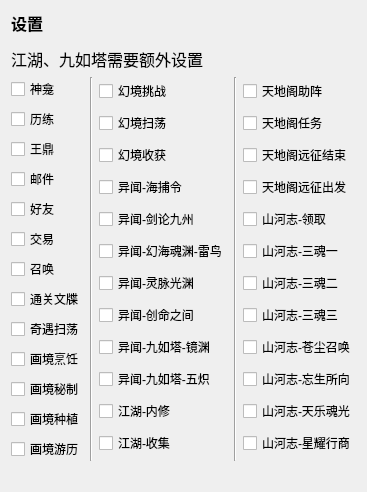
      <widget class="QWidget" name="tab_Tasks">
       <attribute name="title">
        <string>任务选择</string>
       </attribute>
       <layout class="QVBoxLayout" name="verticalLayout_14">
        <item>
         <widget class="QLabel" name="label_18">
          <property name="sizePolicy">
           <sizepolicy hsizetype="Preferred" vsizetype="Fixed">
            <horstretch>0</horstretch>
            <verstretch>0</verstretch>
           </sizepolicy>
          </property>
          <property name="font">
           <font>
            <pointsize>12</pointsize>
            <weight>75</weight>
            <bold>true</bold>
           </font>
          </property>
          <property name="text">
           <string>&lt;html&gt;&lt;head/&gt;&lt;body&gt;&lt;p&gt;设置&lt;/p&gt;&lt;p&gt;&lt;span style=&quot; font-weight:400;&quot;&gt;江湖、九如塔需要额外设置&lt;/span&gt;&lt;/p&gt;&lt;/body&gt;&lt;/html&gt;</string>
          </property>
         </widget>
        </item>
        <item>
         <layout class="QHBoxLayout" name="area_taskLoop_2">
          <item>
           <layout class="QVBoxLayout" name="area_runSingle_2">
            <item>
             <widget class="QCheckBox" name="checkBox_taskSelect_shenkan">
              <property name="text">
               <string>神龛</string>
              </property>
             </widget>
            </item>
            <item>
             <widget class="QCheckBox" name="checkBox_taskSelect_lilian">
              <property name="text">
               <string>历练</string>
              </property>
             </widget>
            </item>
            <item>
             <widget class="QCheckBox" name="checkBox_taskSelect_wangdin">
              <property name="text">
               <string>王鼎</string>
              </property>
             </widget>
            </item>
            <item>
             <widget class="QCheckBox" name="checkBox_taskSelect_youjian">
              <property name="text">
               <string>邮件</string>
              </property>
             </widget>
            </item>
            <item>
             <widget class="QCheckBox" name="checkBox_taskSelect_haoyou">
              <property name="text">
               <string>好友</string>
              </property>
             </widget>
            </item>
            <item>
             <widget class="QCheckBox" name="checkBox_taskSelect_jiaoyi">
              <property name="text">
               <string>交易</string>
              </property>
             </widget>
            </item>
            <item>
             <widget class="QCheckBox" name="checkBox_taskSelect_zhaohuan">
              <property name="text">
               <string>召唤</string>
              </property>
             </widget>
            </item>
            <item>
             <widget class="QCheckBox" name="checkBox_taskSelect_tongguanwendie">
              <property name="text">
               <string>通关文牒</string>
              </property>
             </widget>
            </item>
            <item>
             <widget class="QCheckBox" name="checkBox_taskSelect_qiyusaodang">
              <property name="text">
               <string>奇遇扫荡</string>
              </property>
             </widget>
            </item>
            <item>
             <widget class="QCheckBox" name="checkBox_taskSelect_huajinpenren">
              <property name="text">
               <string>画境烹饪</string>
              </property>
             </widget>
            </item>
            <item>
             <widget class="QCheckBox" name="checkBox_taskSelect_huajinmizhi">
              <property name="text">
               <string>画境秘制</string>
              </property>
             </widget>
            </item>
            <item>
             <widget class="QCheckBox" name="checkBox_taskSelect_huajinzhongzhi">
              <property name="text">
               <string>画境种植</string>
              </property>
             </widget>
            </item>
            <item>
             <widget class="QCheckBox" name="checkBox_taskSelect_huajinyouli">
              <property name="text">
               <string>画境游历</string>
              </property>
             </widget>
            </item>
           </layout>
          </item>
          <item>
           <widget class="Line" name="line_21">
            <property name="orientation">
             <enum>Qt::Vertical</enum>
            </property>
           </widget>
          </item>
          <item>
           <layout class="QVBoxLayout" name="area_runLoop_2">
            <item>
             <widget class="QCheckBox" name="checkBox_taskSelect_huanjin_tiaozhan">
              <property name="text">
               <string>幻境挑战</string>
              </property>
             </widget>
            </item>
            <item>
             <widget class="QCheckBox" name="checkBox_taskSelect_huanjin_saodang">
              <property name="text">
               <string>幻境扫荡</string>
              </property>
             </widget>
            </item>
            <item>
             <widget class="QCheckBox" name="checkBox_taskSelect_huanjin_shouhuo">
              <property name="text">
               <string>幻境收获</string>
              </property>
             </widget>
            </item>
            <item>
             <widget class="QCheckBox" name="checkBox_taskSelect_yiwen_haibulin">
              <property name="text">
               <string>异闻-海捕令</string>
              </property>
             </widget>
            </item>
            <item>
             <widget class="QCheckBox" name="checkBox_taskSelect_yiwen_jianlunjiuzhou">
              <property name="text">
               <string>异闻-剑论九州</string>
              </property>
             </widget>
            </item>
            <item>
             <widget class="QCheckBox" name="checkBox_taskSelect_yiwen_huanhaihunyuan">
              <property name="text">
               <string>异闻-幻海魂渊-雷鸟</string>
              </property>
             </widget>
            </item>
            <item>
             <widget class="QCheckBox" name="checkBox_taskSelect_yiwen_linmaiguangyuan">
              <property name="text">
               <string>异闻-灵脉光渊</string>
              </property>
             </widget>
            </item>
            <item>
             <widget class="QCheckBox" name="checkBox_taskSelect_yiwen_chuangmin">
              <property name="text">
               <string>异闻-创命之间</string>
              </property>
             </widget>
            </item>
            <item>
             <widget class="QCheckBox" name="checkBox_taskSelect_jiuruta_jinyuan">
              <property name="text">
               <string>异闻-九如塔-镜渊</string>
              </property>
             </widget>
            </item>
            <item>
             <widget class="QCheckBox" name="checkBox_taskSelect_jiuruta_wuzhi">
              <property name="text">
               <string>异闻-九如塔-五炽</string>
              </property>
             </widget>
            </item>
            <item>
             <widget class="QCheckBox" name="checkBox_taskSelect_jianghu_neixiu">
              <property name="text">
               <string>江湖-内修</string>
              </property>
             </widget>
            </item>
            <item>
             <widget class="QCheckBox" name="checkBox_taskSelect_jianghu_shouji">
              <property name="text">
               <string>江湖-收集</string>
              </property>
             </widget>
            </item>
           </layout>
          </item>
          <item>
           <widget class="Line" name="line_20">
            <property name="orientation">
             <enum>Qt::Vertical</enum>
            </property>
           </widget>
          </item>
          <item>
           <layout class="QVBoxLayout" name="verticalLayout_15">
            <item>
             <widget class="QCheckBox" name="checkBox_taskSelect_tiandige_zhuzhen">
              <property name="text">
               <string>天地阁助阵</string>
              </property>
             </widget>
            </item>
            <item>
             <widget class="QCheckBox" name="checkBox_taskSelect_tiandige_renwu">
              <property name="text">
               <string>天地阁任务</string>
              </property>
             </widget>
            </item>
            <item>
             <widget class="QCheckBox" name="checkBox_taskSelect_tiandige_huigui">
              <property name="text">
               <string>天地阁远征结束</string>
              </property>
             </widget>
            </item>
            <item>
             <widget class="QCheckBox" name="checkBox_taskSelect_tiandige_chufa">
              <property name="text">
               <string>天地阁远征出发</string>
              </property>
             </widget>
            </item>
            <item>
             <widget class="QCheckBox" name="checkBox_taskSelect_shanhezhi_shouqu">
              <property name="text">
               <string>山河志-领取</string>
              </property>
             </widget>
            </item>
            <item>
             <widget class="QCheckBox" name="checkBox_taskSelect_shanhezhi_sanhun1">
              <property name="text">
               <string>山河志-三魂一</string>
              </property>
             </widget>
            </item>
            <item>
             <widget class="QCheckBox" name="checkBox_taskSelect_shanhezhi_sanhun2">
              <property name="text">
               <string>山河志-三魂二</string>
              </property>
             </widget>
            </item>
            <item>
             <widget class="QCheckBox" name="checkBox_taskSelect_shanhezhi_sanhun3">
              <property name="text">
               <string>山河志-三魂三</string>
              </property>
             </widget>
            </item>
            <item>
             <widget class="QCheckBox" name="checkBox_taskSelect_shanhezhi_cangchenzhaohuan">
              <property name="text">
               <string>山河志-苍尘召唤</string>
              </property>
             </widget>
            </item>
            <item>
             <widget class="QCheckBox" name="checkBox_taskSelect_shanhezhi_wangshensuoxiang">
              <property name="text">
               <string>山河志-忘生所向</string>
              </property>
             </widget>
            </item>
            <item>
             <widget class="QCheckBox" name="checkBox_taskSelect_tianlehunguang">
              <property name="text">
               <string>山河志-天乐魂光</string>
              </property>
             </widget>
            </item>
            <item>
             <widget class="QCheckBox" name="checkBox_taskSelect_shanhezhi_xinyaoxinshang">
              <property name="text">
               <string>山河志-星耀行商</string>
              </property>
             </widget>
            </item>
           </layout>
          </item>
         </layout>
        </item>
        <item>
         <widget class="QLabel" name="label_14">
          <property name="sizePolicy">
           <sizepolicy hsizetype="Preferred" vsizetype="Expanding">
            <horstretch>0</horstretch>
            <verstretch>0</verstretch>
           </sizepolicy>
          </property>
          <property name="text">
           <string/>
          </property>
         </widget>
        </item>
       </layout>
      </widget>
